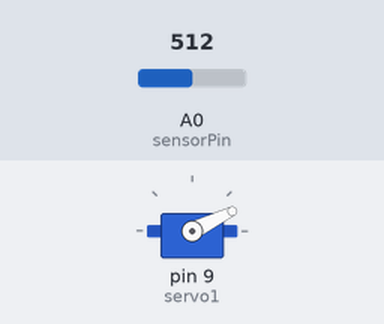
Bench run of a sketch on a simulated Arduino Uno, built with avr-gcc and run on an emulated ATmega328P. Parts: servo. Inputs (shaded band) come from the test bench; at power-on: A0 (sensorPin) = 512.

Above: at 1.3 s.
1.4 s: A0 (sensorPin) set to 533
At 2.6 s:
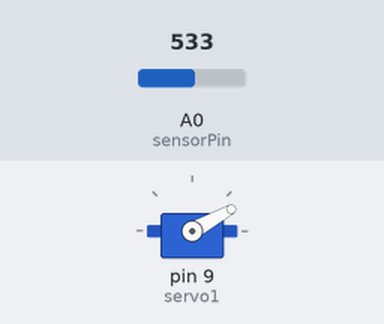
3.0 s: A0 (sensorPin) set to 563
At 3.8 s:
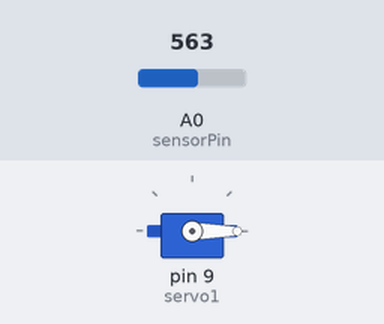
4.5 s: A0 (sensorPin) set to 170
At 5.0 s:
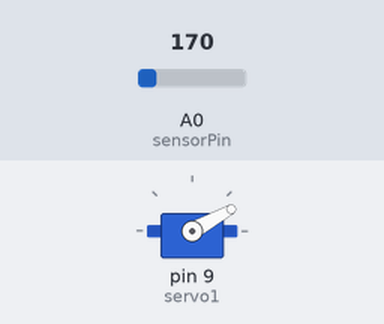
6.0 s: A0 (sensorPin) set to 190
At 7.3 s:
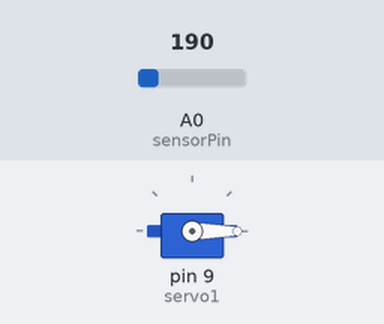
Timing chart, 0 to 8.5 s (numbered marks = the images above; inputs shaded):
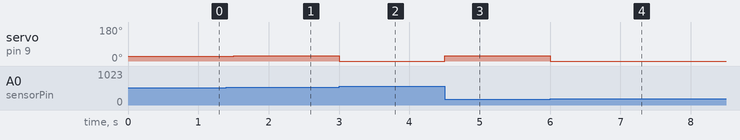

The sketch:

02b_Potentiometer_Servos.ino
```cpp
/*

Example sketch 02

Potentiometer +Servomotor
*/

#include <Servo.h>    //Include Library
Servo servo1;         //Name the servo: servo1

int sensorPin = 0;    // The potentiometer is connected to analog pin 0
int Servomax = 180;   //maximum value the servo can take
int Potmax = 1023;    //maximum value the potentiometer can take
float sensorValue;      //This is where we will store the potentiometer's value. float indicates it can be a decimal.

void setup(){ // this function runs once when the sketch starts up
  servo1.attach(9);
  servo1.write(90);// move servos to center position -> 90°
  //Serial.begin(9600);
}


void loop(){ // this function runs repeatedly after setup() finishes

  sensorValue = analogRead(sensorPin) * Servomax/Potmax;
   // Serial.println(sensorValue);
  servo1.write(sensorValue);
   delay(500);
}
```

Measured:
- the behaviour switches between 546 and 547 on A0 (sensorPin) (found by bisection; images 1 and 2)
- the behaviour switches between 182 and 183 on A0 (sensorPin) (found by bisection; images 3 and 4)
- after the input at 1.4 s, servo on pin 9 (servo1): 26° → 29° after 0.10 s
- after the input at 3.0 s, servo on pin 9 (servo1): 29° → 0° at once
- after the input at 4.5 s, servo on pin 9 (servo1): 0° → 29° at once
- after the input at 6.0 s, servo on pin 9 (servo1): 29° → 0° at once
